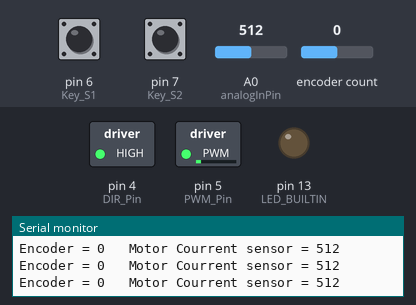
A sketch run on a simulated Arduino Uno, built with avr-gcc and run on an emulated ATmega328P. Shown: switched loads named in the sketch (green lamp = pin HIGH), output pins drawn as LEDs (lit = HIGH), the last lines printed to the serial monitor. The inputs (shaded band) are chosen by the test bench; at power-on: pin 6 (Key_S1) HIGH, A0 (analogInPin) = 512, pin 7 (Key_S2) LOW, encoder count 0.

Above: at 1.2 s.
1.3 s: pin 6 (Key_S1) pulled LOW for 0.15 s
At 1.39 s:
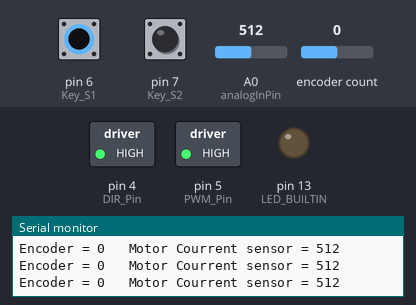
5.9 s: A0 (analogInPin) set to 106
8.9 s: A0 (analogInPin) set to 88
11.9 s: pin 6 (Key_S1) pulled LOW for 3.2 s
At 16.2 s:
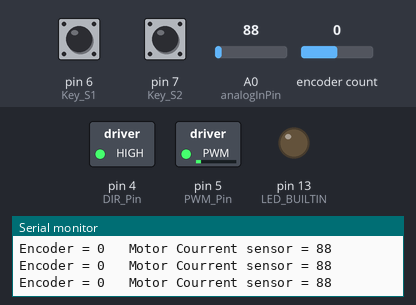
Timing chart, 0 to 17.7 s (numbered marks = the images above; inputs shaded):
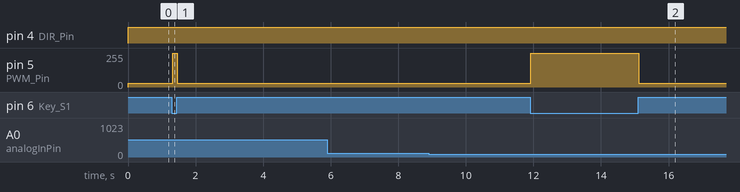

The sketch:

Mobile_robot_motor_driver_test.ino
```cpp
#include <Encoder.h>

const int Key_S1 = 6; //K1
const int Key_S2 = 7; //K2

const int PWM_Pin = 5; //PWM
const int DIR_Pin = 4; //DIR

const int E_A = 3; //A
const int E_B = 2; //B
Encoder myEnc(E_A, E_B);

const int analogInPin = A0; //DIR

int sensorValue = 0;        // value read from the pot
int outputValue = 0;        // value output to the PWM (analog out)
long oldPosition  = -999;
long newPosition=0;


void setup() {
  // put your setup code here, to run once:
  Serial.begin(9600);
  pinMode(LED_BUILTIN, OUTPUT);     //LED_BUILTIN=Pin 13
  pinMode(Key_S1, INPUT);     //K1
  pinMode(Key_S2, INPUT);     //K2
  pinMode(PWM_Pin, OUTPUT);
  pinMode(DIR_Pin, OUTPUT);
  pinMode(E_A, INPUT);
  pinMode(E_B, INPUT);
}

void loop() {
  // put your main code here, to run repeatedly:
  //Bilink();
  //testKEY();
  Motortest();
  Encoder_1();

  CurrentSensor();

    Serial.print("Encoder = ");
    Serial.print(newPosition);
    Serial.print("\t Motor Courrent sensor = ");
    Serial.println(sensorValue);
}

void Bilink(){
  digitalWrite(LED_BUILTIN, HIGH);   // turn the LED on (HIGH is the voltage level)
  delay(1000);                       // wait for a second
  digitalWrite(LED_BUILTIN, LOW);    // turn the LED off by making the voltage LOW
  delay(1000);
}

void testKEY(){
if(digitalRead(Key_S1)==LOW)
    digitalWrite(LED_BUILTIN, LOW);  // turn the LED on
  else
    digitalWrite(LED_BUILTIN, HIGH);  // turn the LED off
}
void Motortest(){
if(digitalRead(Key_S1)==LOW) {
    digitalWrite(DIR_Pin, HIGH);
    digitalWrite(PWM_Pin, HIGH);}
  else if(digitalRead(Key_S2)==LOW){
    digitalWrite(DIR_Pin, HIGH);
    analogWrite(PWM_Pin, 30);}
}
void Encoder_1(){
     newPosition = myEnc.read();
    if (newPosition != oldPosition) {
    oldPosition = newPosition;

  }
}

void CurrentSensor(){
sensorValue = analogRead(analogInPin);
outputValue = map(sensorValue, 0, 1023, 0, 255);

}
```

Measured:
- after the input at 1.3 s, pin 5 (PWM_Pin): 30/255 → 255/255 at once, → 30/255 0.13 s later
- after the input at 11.9 s, pin 5 (PWM_Pin): 30/255 → 255/255 at once, → 30/255 3.2 s later
